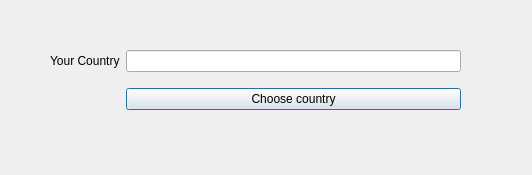
<?xml version="1.0" encoding="UTF-8"?>
<ui version="4.0">
 <class>Dialog</class>
 <widget class="QDialog" name="Dialog">
  <property name="geometry">
   <rect>
    <x>0</x>
    <y>0</y>
    <width>532</width>
    <height>175</height>
   </rect>
  </property>
  <property name="windowTitle">
   <string>Dialog</string>
  </property>
  <widget class="QWidget" name="">
   <property name="geometry">
    <rect>
     <x>50</x>
     <y>40</y>
     <width>411</width>
     <height>81</height>
    </rect>
   </property>
   <layout class="QGridLayout" name="gridLayout">
    <item row="0" column="0">
     <widget class="QLabel" name="label">
      <property name="text">
       <string>Your Country</string>
      </property>
     </widget>
    </item>
    <item row="0" column="1">
     <widget class="QLineEdit" name="country_show">
      <property name="readOnly">
       <bool>true</bool>
      </property>
     </widget>
    </item>
    <item row="1" column="1">
     <widget class="QPushButton" name="pushButton">
      <property name="text">
       <string>Choose country</string>
      </property>
     </widget>
    </item>
   </layout>
  </widget>
 </widget>
 <resources/>
 <connections>
  <connection>
   <sender>pushButton</sender>
   <signal>clicked()</signal>
   <receiver>Dialog</receiver>
   <slot>show_dialog()</slot>
   <hints>
    <hint type="sourcelabel">
     <x>351</x>
     <y>94</y>
    </hint>
    <hint type="destinationlabel">
     <x>256</x>
     <y>127</y>
    </hint>
   </hints>
  </connection>
 </connections>
 <slots>
  <slot>show_dialog()</slot>
 </slots>
</ui>
